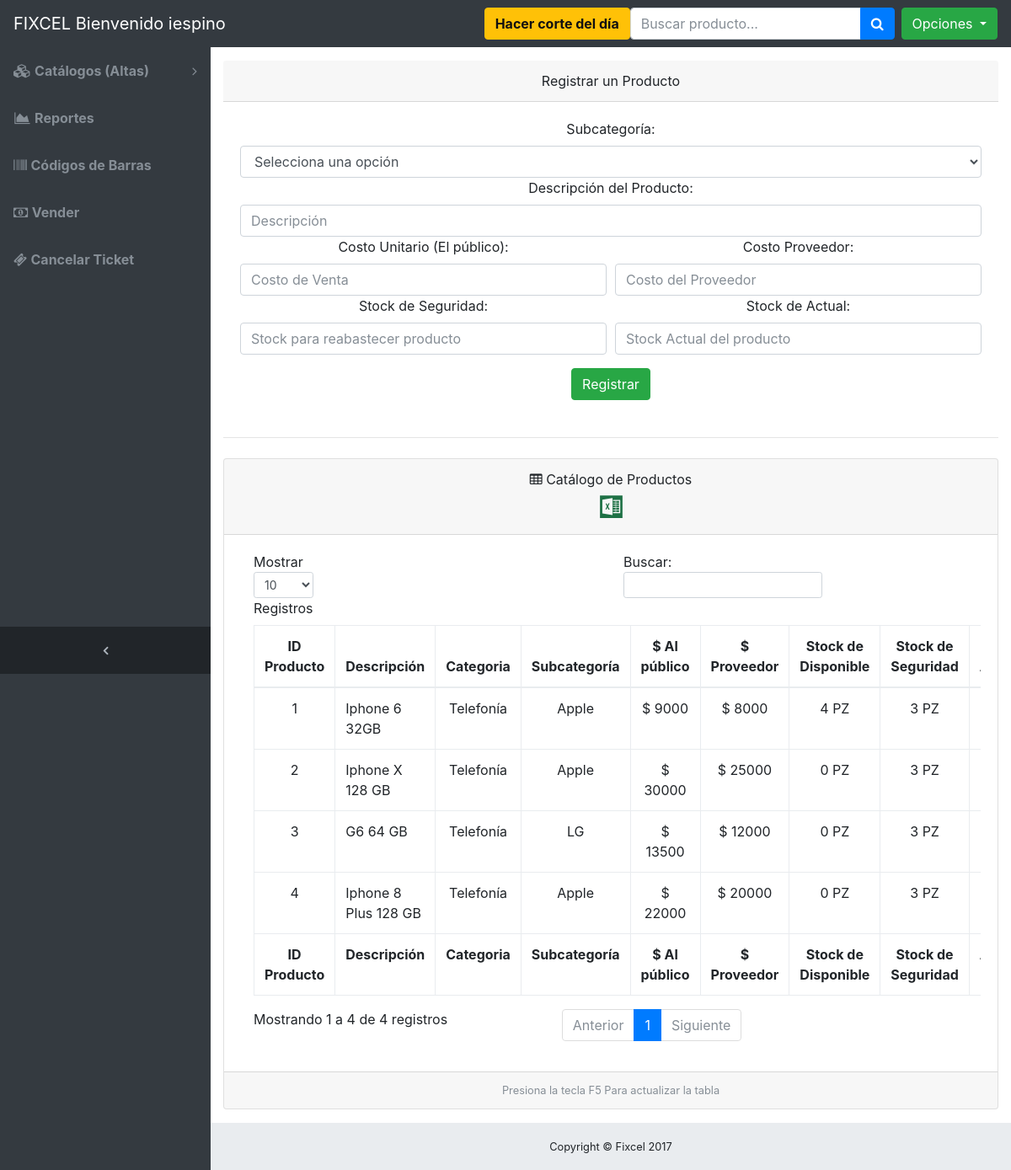
Screenshot of /altas_productos.php (signed in) with the database file from the repository.
### tables this page shows
CREATE TABLE IF NOT EXISTS `productos` (
`id_producto` int(15) NOT NULL,
  `id_subcategoria` int(11) NOT NULL COMMENT 'Fk subcategoria Tabla Subcategoria',
  `descripcion_producto` text NOT NULL,
  `costo_unitario` float NOT NULL COMMENT 'Costo al púbíco',
  `costo_proveedor` float NOT NULL COMMENT 'Costo real del proveedor',
  `stock_seguridad` int(5) NOT NULL COMMENT 'Stock para lanzar notificacion para surtir',
  `fecha_registro` timestamp NOT NULL DEFAULT CURRENT_TIMESTAMP ON UPDATE CURRENT_TIMESTAMP
);

CREATE TABLE IF NOT EXISTS `codigos_barras` (
`id_codigos_barras` int(11) NOT NULL,
  `id_producto` int(11) NOT NULL COMMENT 'FK IdProducto Tabla Productos',
  `codigo_barras` varchar(45) NOT NULL
);

CREATE TABLE IF NOT EXISTS `categoria_productos` (
`id_categoria` int(11) NOT NULL,
  `descripcion_categoria` text NOT NULL
);

CREATE TABLE IF NOT EXISTS `subcategorias_productos` (
`id_subcategoria` int(11) NOT NULL,
  `descripcion_subcategoria` text NOT NULL,
  `id_categoria` int(11) NOT NULL COMMENT 'fk Tabla:categoria_productos'
);

CREATE TABLE IF NOT EXISTS `stock` (
`id_stock` int(11) NOT NULL,
  `id_producto` int(11) NOT NULL,
  `stock_disponible` int(20) NOT NULL
);

### application/DB_Connect.php (called while the page is built, shortened)
<?php
class DB_Connect {
    public function connect()
    {
        $con = new PDO('mysql:host=localhost;dbname=fixcel;charset=utf8', 'root', 'Password1');
        $con->setAttribute(PDO::ATTR_EMULATE_PREPARES, false);
        $con->setAttribute(PDO::ATTR_ERRMODE, PDO::ERRMODE_EXCEPTION);
        return $con;
    }
}
?>

### controllers/ControllerProductos.php (called while the page is built, shortened)
<?php
 require_once 'application/DB_Connect.php';
class ControllerProductos
{
    private $pdo;
    function __construct()
    {
        $this->db = new DB_Connect();
        $this->pdo = $this->db->connect();
    }
    public function getAllProductos()
    {
        $stmt = $this->pdo->prepare('SELECT * FROM productos
                                     inner join subcategorias_productos
                                     on productos.id_subcategoria = subcategorias_productos.id_subcategoria
                                     inner join categoria_productos
                                     on subcategorias_productos.id_categoria = categoria_productos.id_categoria
                                     inner join stock
                                     on productos.id_producto = stock.id_producto
                                     inner join codigos_barras
                                     on productos.id_producto = codigos_barras.id_producto
                                     order by productos.id_producto asc');
        $result = $stmt->execute( );
        $array = array();
        $ind = 0;
        foreach ($stmt as $row)
        {
            $itm = new Productos();
            $itm->id_producto = $row['id_producto'];
            $itm->id_subcategoria = $row['id_subcategoria'];
            $itm->descripcion_subcategoria = $row['descripcion_subcategoria'];
            $itm->descripcion_categoria = $row['descripcion_categoria'];
            $itm->descripcion_producto = $row['descripcion_producto'];
            $itm->costo_unitario = $row['costo_unitario'];
            $itm->costo_proveedor = $row['costo_proveedor'];
            $itm->stock_seguridad = $row['stock_seguridad'];
            $itm->fecha_registro = $row['fecha_registro'];
            $itm->stock_disponible = $row['stock_disponible'];
            $itm->codigo_barras = $row['codigo_barras'];
            $array[$ind] = $itm;
            $ind++;
        }
        return $array;
    }
}
?>

### altas_productos.php (the view, shortened to what this page needs)
<?php
require_once 'controllers/ControllerProductos.php';
$controller_productos = new ControllerProductos();
$productos = $controller_productos->getAllProductos();
?>
<!DOCTYPE html>
<html lang="en">
<head>
  <link href="vendor/bootstrap/css/bootstrap.min.css" rel="stylesheet">
  <link href="vendor/font-awesome/css/font-awesome.min.css" rel="stylesheet" type="text/css">
  <link href="css/sb-admin.css" rel="stylesheet">
  <link rel="stylesheet" href="dist_alert/sweetalert.css">
</head>
<body class="fixed-nav sticky-footer bg-dark" id="page-top">
      <?php
        include("menu.php");
      ?>
  <div class="content-wrapper">
    <div class="container-fluid">
     <center><div class="card-header">Registrar un Producto</div></center>
          <div class="card-body">
           <form action="altas_productos.php" method="post"  data-ajax="false">
            <div class="form-group">
                 <center><label for="exampleSelect1">Subcategoría:</label></center>
                    <select class="form-control" id="id_subcategoria" name="id_subcategoria" required>
                    <option value="">Selecciona una opción</option>
                    </select>
                        <center><label for="exampleInputdescripcion">Descripción del Producto:</label></center>
                        <input class="form-control" id="descripcion_producto" name="descripcion_producto" type="text" placeholder="Descripción" required>
                 <div class="form-row">
                      <div class="col-md-6">
                        <center><label for="exampleInputCostoUnitario">Costo Unitario (El público):</label></center>
                        <input class="form-control" id="costo_unitario" name="costo_unitario" type="text" placeholder="Costo de Venta" required>
                     </div>
                     <div class="col-md-6">
                        <center><label for="exampleInputCostoProveedor">Costo Proveedor:</label></center>
                        <input class="form-control" id="costo_proveedor" name="costo_proveedor" type="text" placeholder="Costo del Proveedor" required>
                     </div>
                     <div class="col-md-6">
                        <center><label for="exampleInputStockSeguridad">Stock de Seguridad:</label></center>
                        <input class="form-control" id="stock_seguridad" name="stock_seguridad" type="text" placeholder="Stock para reabastecer producto" onkeypress="return validaNum(event)" required>
                     </div>
                     <div class="col-md-6">
                        <center><label for="exampleInputstock_disponible">Stock de Actual:</label></center>
                        <input class="form-control" id="stock_disponible" name="stock_disponible" type="text" placeholder="Stock Actual del producto" onkeypress="return validaNum(event)" required>
                     </div>
                 </div>
            </div>
          <center> <input type="submit" class="btn btn-success" id="registrar" name="registrar" value="Registrar"> </center>
            </form>
         </div>
        <hr class="my-4">
      <div class="card mb-3">
        <div class="card-header">
          <center><i class="fa fa-table"></i> Catálogo de Productos</center>
          <center><a title='Exportar a Excel' onclick="tableToExcel('dataTable', 'Productos')"><span class='badge badge-pill badge-default'><img src='./icons/xls.svg' style='width:35px; height:35px;' /></span></a></center>
              </div>
        <div class="card-body">
          <div class="table-responsive">
            <table class="table table-bordered" id="dataTable" width="100%" cellspacing="0">
              <thead>
                <tr>
                  <th><center>ID Producto</center></th>
                  <th><center>Descripción</center></th>
                  <th><center>Categoria</center></th>
                  <th><center>Subcategoría</center></th>
                  <th><center>$ Al público</center></th>
                  <th><center>$ Proveedor</center></th>
                   <th><center>Stock de Disponible</center></th>
                  <th><center>Stock de Seguridad</center></th>
                  <th><center>Acción</center></th>
                </tr>
              </thead>
              <tfoot>
                <tr>
                  <th><center>ID Producto</center></th>
                  <th><center>Descripción</center></th>
                  <th><center>Categoria</center></th>
                  <th><center>Subcategoría</center></th>
                  <th><center>$ Al público</center></th>
                  <th><center>$ Proveedor</center></th>
                   <th><center>Stock de Disponible</center></th>
                 <th><center>Stock de Seguridad</center></th>
                  <th><center>Acción</center></th>
               </tr>
              </tfoot>
              <tbody>
              <?php
                  foreach ($productos as $p)
                  {
                 $id_producto = $p->id_producto;
                 $descripcion_producto = $p->descripcion_producto;
                 $costo_unitario = $p->costo_unitario;
                 $costo_proveedor = $p->costo_proveedor;
                 $stock_seguridad = $p->stock_seguridad;
                 $stock_disponible = $p->stock_disponible;
             echo "<tr>
                      <td><center>$p->id_producto</center></td>
                      <td>$p->descripcion_producto</td>
                      <td><center>$p->descripcion_categoria</center></td>
                      <td><center>$p->descripcion_subcategoria</center></td>
                      <td><center>$ $p->costo_unitario</center></td>
                      <td><center>$ $p->costo_proveedor</center></td>
                      <td><center>$p->stock_disponible PZ</center></td>
                      <td><center>$p->stock_seguridad PZ</center></td>
                      <td>
                      <a title='Editar Información' data-toggle='modal' data-target='#edit_prod_modal' onclick='javascript:EditModeDialog($id_producto,\"".$descripcion_producto."\",$costo_unitario,$costo_proveedor,$stock_seguridad,$stock_disponible);'><span class='badge badge-pill badge-default'><img src='./icons/edit_prod.svg' style='width:23px; height:23px;' /></span></a>
                      </td>
                 </tr>";
                  }
                ?>
              </tbody>
            </table>
          </div>
        </div>
        <center><div class="card-footer small text-muted">Presiona la tecla F5 Para actualizar la tabla</div></center>
      </div>
    </div>
    <?php
    include ("footer.php");
    ?>
  </div>
</body>
</html>

### css/sb-admin.css (style rules this page uses)
html { position: relative; min-height: 100%; }
body { overflow-x: hidden; }
body.sticky-footer { margin-bottom: 56px; }
body.sticky-footer .content-wrapper { min-height: calc(100vh - 56px - 56px); }
body.fixed-nav { padding-top: 56px; }
.content-wrapper { min-height: calc(100vh - 56px); padding-top: 1rem; }
.content-wrapper { overflow-x: hidden; background: white; }
@media (min-width: 992px) { .content-wrapper { margin-left: 250px; } }

### rows the page displays
productos: codigos_barras.id_producto "1", descripcion_producto "Iphone 6 32GB", categoria_productos.descripcion_categoria "Telefonía", id_subcategoria.descripcion_subcategoria "Apple", costo_unitario "9000", costo_proveedor "8000", stock.stock_disponible "4", stock_seguridad "3"
productos: codigos_barras.id_producto "2", descripcion_producto "Iphone X 128 GB", categoria_productos.descripcion_categoria "Telefonía", id_subcategoria.descripcion_subcategoria "Apple", costo_unitario "30000", costo_proveedor "25000", stock.stock_disponible "0", stock_seguridad "3"
productos: codigos_barras.id_producto "3", descripcion_producto "G6 64 GB", categoria_productos.descripcion_categoria "Telefonía", id_subcategoria.descripcion_subcategoria "LG", costo_unitario "13500", costo_proveedor "12000", stock.stock_disponible "0", stock_seguridad "3"
productos: codigos_barras.id_producto "4", descripcion_producto "Iphone 8 Plus 128 GB", categoria_productos.descripcion_categoria "Telefonía", id_subcategoria.descripcion_subcategoria "Apple", costo_unitario "22000", costo_proveedor "20000", stock.stock_disponible "0", stock_seguridad "3"

### other values shown
$_SESSION['nickname'] "iespino"
